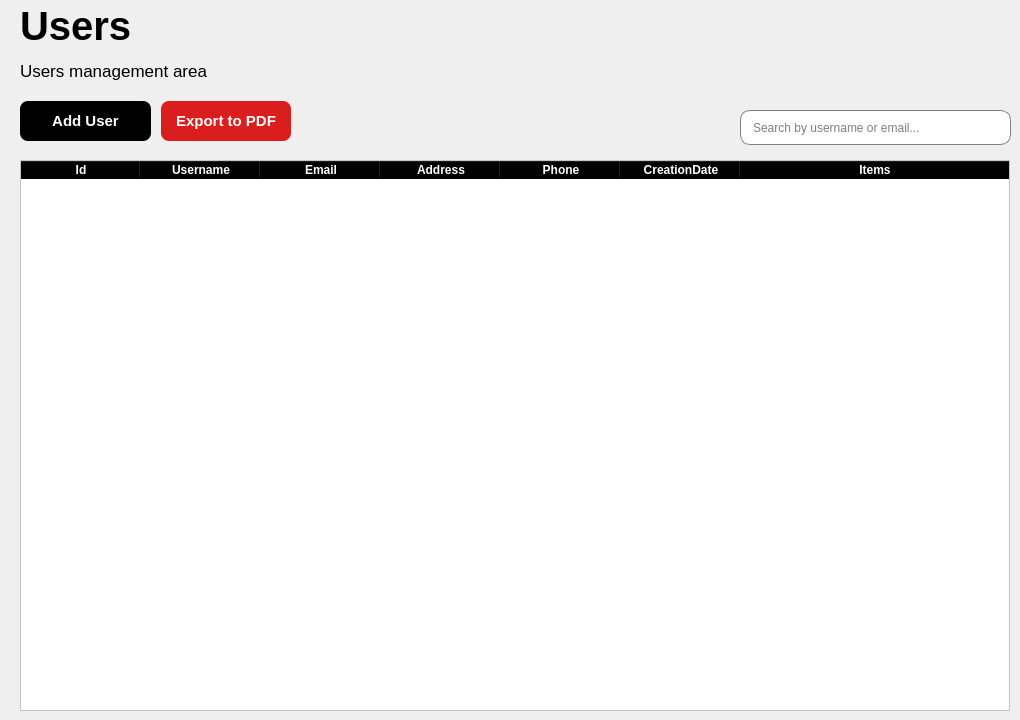
    <widget class="QWidget" name="page_usuarios">
     <widget class="QTableWidget" name="tabla_users">
      <property name="geometry">
       <rect>
        <x>20</x>
        <y>160</y>
        <width>990</width>
        <height>551</height>
       </rect>
      </property>
      <property name="styleSheet">
       <string notr="true">QHeaderView::section{
	font-weight: bold;
	background-color: black;
	color: white;
}

QTableWidget{
	alternate-background-color: #B0EDFB;
	background-color: #FFFFFF;
}

QTableWidget::item, QTableView::item {
    background-color: #FFFFFF; 
}

QTableWidget::item:alternate, QTableView::item:alternate {
    background-color: #F2F2F2; 
}</string>
      </property>
      <property name="alternatingRowColors">
       <bool>true</bool>
      </property>
      <property name="selectionMode">
       <enum>QAbstractItemView::SelectionMode::NoSelection</enum>
      </property>
      <property name="textElideMode">
       <enum>Qt::TextElideMode::ElideMiddle</enum>
      </property>
      <property name="columnCount">
       <number>7</number>
      </property>
      <attribute name="horizontalHeaderVisible">
       <bool>true</bool>
      </attribute>
      <attribute name="horizontalHeaderCascadingSectionResizes">
       <bool>false</bool>
      </attribute>
      <attribute name="horizontalHeaderDefaultSectionSize">
       <number>120</number>
      </attribute>
      <attribute name="horizontalHeaderShowSortIndicator" stdset="0">
       <bool>false</bool>
      </attribute>
      <attribute name="horizontalHeaderStretchLastSection">
       <bool>true</bool>
      </attribute>
      <attribute name="verticalHeaderVisible">
       <bool>false</bool>
      </attribute>
      <attribute name="verticalHeaderCascadingSectionResizes">
       <bool>false</bool>
      </attribute>
      <attribute name="verticalHeaderStretchLastSection">
       <bool>false</bool>
      </attribute>
      <column>
       <property name="text">
        <string>Id</string>
       </property>
      </column>
      <column>
       <property name="text">
        <string>Username</string>
       </property>
      </column>
      <column>
       <property name="text">
        <string>Email</string>
       </property>
      </column>
      <column>
       <property name="text">
        <string>Address</string>
       </property>
      </column>
      <column>
       <property name="text">
        <string>Phone</string>
       </property>
      </column>
      <column>
       <property name="text">
        <string>CreationDate</string>
       </property>
      </column>
      <column>
       <property name="text">
        <string>Items</string>
       </property>
      </column>
     </widget>
     <widget class="QLineEdit" name="lineEdit_search_email">
      <property name="geometry">
       <rect>
        <x>740</x>
        <y>110</y>
        <width>271</width>
        <height>35</height>
       </rect>
      </property>
      <property name="minimumSize">
       <size>
        <width>0</width>
        <height>35</height>
       </size>
      </property>
      <property name="maximumSize">
       <size>
        <width>16777215</width>
        <height>35</height>
       </size>
      </property>
      <property name="styleSheet">
       <string notr="true">QLineEdit{
	padding-left: 10px;
	border: 1px solid gray;
	border-radius: 10px;
}
</string>
      </property>
      <property name="placeholderText">
       <string>Search by username or email...</string>
      </property>
     </widget>
     <widget class="QLabel" name="users_management">
      <property name="geometry">
       <rect>
        <x>20</x>
        <y>50</y>
        <width>221</width>
        <height>41</height>
       </rect>
      </property>
      <property name="font">
       <font>
        <family>Segoe UI</family>
        <pointsize>13</pointsize>
       </font>
      </property>
      <property name="text">
       <string>Users management area</string>
      </property>
     </widget>
     <widget class="QLabel" name="users_tittle">
      <property name="geometry">
       <rect>
        <x>20</x>
        <y>0</y>
        <width>121</width>
        <height>51</height>
       </rect>
      </property>
      <property name="font">
       <font>
        <family>Segoe UI</family>
        <pointsize>30</pointsize>
        <bold>true</bold>
       </font>
      </property>
      <property name="text">
       <string>Users</string>
      </property>
     </widget>
     <widget class="QWidget" name="layoutWidget">
      <property name="geometry">
       <rect>
        <x>20</x>
        <y>100</y>
        <width>271</width>
        <height>42</height>
       </rect>
      </property>
      <layout class="QHBoxLayout" name="horizontalLayout_2">
       <property name="spacing">
        <number>10</number>
       </property>
       <item>
        <widget class="QPushButton" name="btn_addUser_2">
         <property name="minimumSize">
          <size>
           <width>0</width>
           <height>40</height>
          </size>
         </property>
         <property name="styleSheet">
          <string notr="true">QPushButton{
	
	background-color: rgb(0, 0, 0);
	color: white;
	border: none;
	border-radius: 8px;
	font-weight: bold;
	font-size: 15px
}

QPushButton:hover {
    background-color: rgb(50, 50, 50);
    cursor: pointer; 
}</string>
         </property>
         <property name="text">
          <string>Add User</string>
         </property>
        </widget>
       </item>
       <item>
        <widget class="QPushButton" name="btn_exportToPDF">
         <property name="minimumSize">
          <size>
           <width>0</width>
           <height>40</height>
          </size>
         </property>
         <property name="styleSheet">
          <string notr="true">QPushButton{
	
	background-color: rgb(218, 29, 29);
	color: white;
	border: none;
	border-radius: 8px;
	font-weight: bold;
	font-size: 15px;
}

QPushButton:hover {
    background-color: rgb(255, 56, 56); 
    cursor: pointer; 
}</string>
         </property>
         <property name="text">
          <string>Export to PDF</string>
         </property>
        </widget>
       </item>
      </layout>
     </widget>
    </widget>
